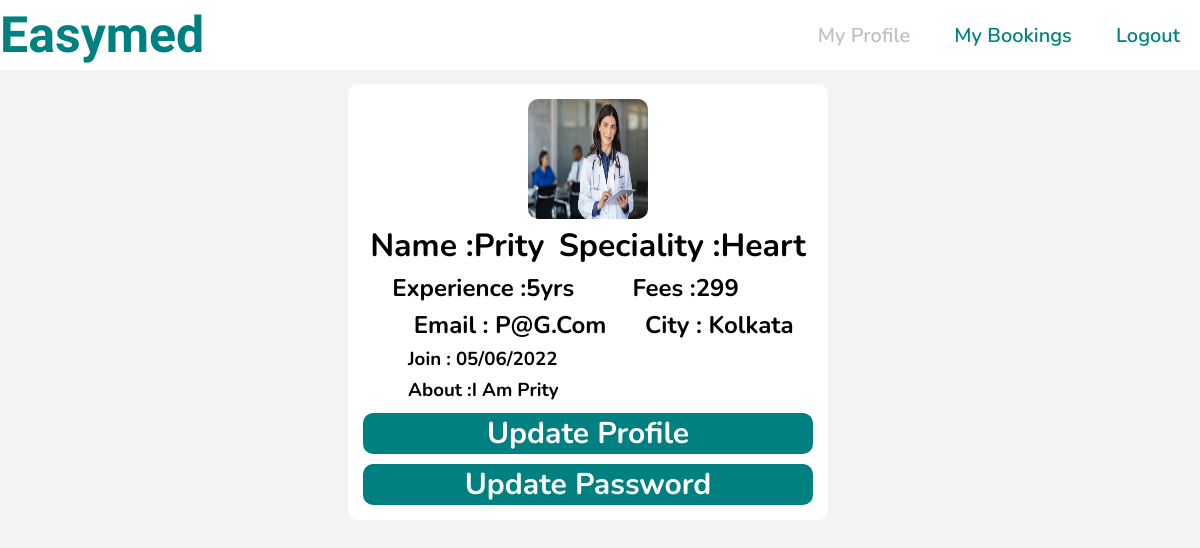
Page /doctor/index.php (signed in) on the committed database.
### tables this page shows
CREATE TABLE `doctor` (
  `sid` int(255) NOT NULL,
  `name` varchar(255) NOT NULL,
  `number` varchar(255) NOT NULL,
  `email` varchar(255) NOT NULL,
  `cat` varchar(255) NOT NULL DEFAULT 'null',
  `city` varchar(255) NOT NULL,
  `about` varchar(255) NOT NULL DEFAULT 'null',
  `expe` varchar(255) NOT NULL DEFAULT 'null',
  `fees` varchar(255) NOT NULL DEFAULT 'null',
  `joining_date` varchar(255) NOT NULL
);

### doctor/index.php (the view, shortened to what this page needs)
<?php
include("../value/back.php");
?>
<!DOCTYPE html>
<html lang="en">
<head>
    <link rel="stylesheet" href="../css/nav.css">
    <link rel="stylesheet" href="css/profile.css">
</head>
<body>
<div class="navbar">
          <a href="../home.php">Easymed</a>
            <ul>
            <li><a href="index.php"><span style="color: rgb(197, 190, 190);">My profile</span></a></li>
                <li><a href="booking.php">My bookings</a></li>
                <li><a href="../log/logout.php">logout</a></li>
            </ul>
</div>
<?php
    $query=mysqli_query($con,"SELECT * FROM `doctor` where number='".$_SESSION['number']."'");
    $result=mysqli_fetch_array($query);
?>
 <div class="profile">
   <div class="logo">
    <?php
    if (file_exists("profilepic/" .$_SESSION['number'].".png"))
    {
      $pic="profilepic/" .$_SESSION['number'].".png";
    }
    else
    {
      $pic="../css/banner.jpg";
    }
    ?>
   <img src="<?php echo $pic;?>" alt=""></div>
   <div class="inform">
      <h1>Name :<?php echo $result['name'] ; ?> </h1>
      <h1>Speciality :<?php echo $result['cat'] ; ?> </h1>
   </div>
   <div class="inform2">
          <h2>Experience :<?php echo $result['expe'] ; ?> </h2>
          <h2>Fees :<?php echo $result['fees'] ; ?> </h2>
   </div>
   <div class="inform3">
   <h2>Email : <?php echo $result['email'] ?></h2>
   <h2>City : <?php echo $result['city'] ?></h2>
   </div>
   <div class="ab">
     <h3>Join : <?php echo $result['joining_date'] ?></h3>
     <h3>About :<?php echo $result['about'] ; ?> </h3>
   </div>
   <a href="edit.php">update profile</a>
   <a href="../password.php">update password</a>
 </div>
</body>
</html>

### css/nav.css (style rules this page uses)
* { padding: 0%; margin: 0%; box-sizing: border-box; text-transform: capitalize; }
body { background-color: rgba(128, 128, 128, 0.095) !important; font-family: 'Nunito', sans-serif; }
a { text-decoration: none; }
.navbar { width:100%; margin: auto; padding: 3px 0; display: flex; align-items: center; justify-content: space-between; background-color: white; height: 70px; top: 0%; position: fixed; }
.navbar a { font-size: 50px; font-weight: 700; color: teal !important; cursor: pointer; text-decoration: none; font-family: 'Indie Flower', cursive; }
.navbar ul li { list-style: none; display: inline-block; margin: 0 20px; position: relative; }
.navbar ul li a { font-family: 'Nunito', sans-serif; text-decoration: none; color: white; font-size: 20px; font-weight: 600; }
.navbar ul li::after { content: ''; height: 3px; width: 0; background:teal!important; position: absolute; left: 0; bottom: -2px; transition: 0.5s; }

### doctor/css/profile.css (style rules this page uses)
.profile { display: flex; flex-direction: column; margin-top: 7%; margin-left: 29%; background-color: white; width: 40%; border-radius: 10px; padding: 15px; }
.profile .logo { display: flex; flex-direction: column; align-items: center; }
.profile .logo img { height: 120px; width: 120px; border-radius: 10px; }
.profile .inform { display: flex; flex-direction: row; justify-content: space-around; margin-top: 5px; }
.profile .inform2 { display: flex; flex-direction: row; justify-content: space-around; margin-right: 10%; margin-top: 5px; }
.profile .inform3 { display: flex; flex-direction: row; justify-content: space-around; margin-left: 7%; margin-top: 5px; }
.profile .ab { display: flex; flex-direction: column; }
.profile .ab h3 { margin-left: 10%; margin-top: 5px; }
.profile a { display: flex; flex-direction: column; align-items: center; margin-top: 10px; background-color: teal; font-size: 30px; color: white; font-weight: 700; border-radius: 10px; }

### rows in the picture
doctor: name "Prity", cat "Heart", expe "5yrs", fees "299", email "P@g.com", city "Kolkata", joining_date "05/06/2022", about "I Am Prity"
